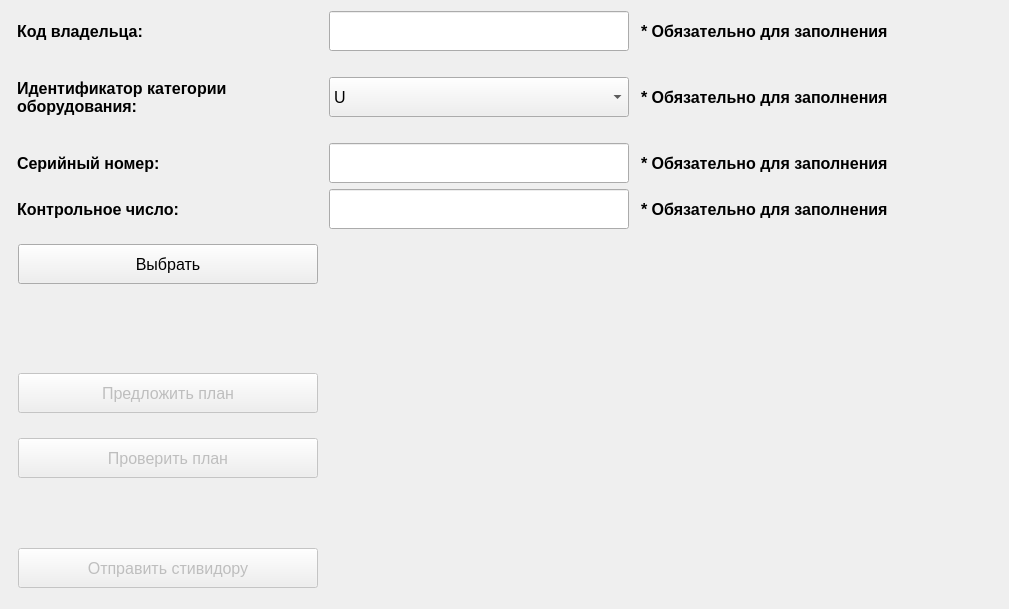
      <widget class="QWidget" name="scrollAreaWidgetContents">
       <property name="geometry">
        <rect>
         <x>0</x>
         <y>0</y>
         <width>1009</width>
         <height>609</height>
        </rect>
       </property>
       <layout class="QVBoxLayout" name="verticalLayout">
        <item>
         <layout class="QHBoxLayout" name="horizontalLayout_226">
          <item>
           <widget class="QLabel" name="code_work_label">
            <property name="sizePolicy">
             <sizepolicy hsizetype="Fixed" vsizetype="Fixed">
              <horstretch>0</horstretch>
              <verstretch>0</verstretch>
             </sizepolicy>
            </property>
            <property name="minimumSize">
             <size>
              <width>300</width>
              <height>40</height>
             </size>
            </property>
            <property name="font">
             <font>
              <pointsize>12</pointsize>
              <bold>true</bold>
             </font>
            </property>
            <property name="text">
             <string>Код владельца:</string>
            </property>
           </widget>
          </item>
          <item>
           <widget class="QLineEdit" name="code_work_edit">
            <property name="sizePolicy">
             <sizepolicy hsizetype="Fixed" vsizetype="Fixed">
              <horstretch>0</horstretch>
              <verstretch>0</verstretch>
             </sizepolicy>
            </property>
            <property name="minimumSize">
             <size>
              <width>300</width>
              <height>40</height>
             </size>
            </property>
            <property name="maximumSize">
             <size>
              <width>300</width>
              <height>16777215</height>
             </size>
            </property>
            <property name="font">
             <font>
              <pointsize>12</pointsize>
             </font>
            </property>
           </widget>
          </item>
          <item>
           <widget class="QLabel" name="code_work_note_label">
            <property name="sizePolicy">
             <sizepolicy hsizetype="Fixed" vsizetype="Fixed">
              <horstretch>0</horstretch>
              <verstretch>0</verstretch>
             </sizepolicy>
            </property>
            <property name="minimumSize">
             <size>
              <width>350</width>
              <height>40</height>
             </size>
            </property>
            <property name="font">
             <font>
              <pointsize>12</pointsize>
              <bold>true</bold>
             </font>
            </property>
            <property name="text">
             <string>* Обязательно для заполнения</string>
            </property>
           </widget>
          </item>
         </layout>
        </item>
        <item>
         <layout class="QHBoxLayout" name="horizontalLayout_241">
          <item>
           <widget class="QLabel" name="rig_work_label">
            <property name="sizePolicy">
             <sizepolicy hsizetype="Fixed" vsizetype="Fixed">
              <horstretch>0</horstretch>
              <verstretch>0</verstretch>
             </sizepolicy>
            </property>
            <property name="minimumSize">
             <size>
              <width>300</width>
              <height>80</height>
             </size>
            </property>
            <property name="font">
             <font>
              <pointsize>12</pointsize>
              <bold>true</bold>
             </font>
            </property>
            <property name="text">
             <string>Идентификатор категории
оборудования:</string>
            </property>
           </widget>
          </item>
          <item>
           <widget class="QComboBox" name="rig_work_box">
            <property name="minimumSize">
             <size>
              <width>300</width>
              <height>40</height>
             </size>
            </property>
            <property name="maximumSize">
             <size>
              <width>300</width>
              <height>40</height>
             </size>
            </property>
            <property name="font">
             <font>
              <pointsize>12</pointsize>
             </font>
            </property>
            <item>
             <property name="text">
              <string>U</string>
             </property>
            </item>
            <item>
             <property name="text">
              <string>Z</string>
             </property>
            </item>
            <item>
             <property name="text">
              <string>R</string>
             </property>
            </item>
            <item>
             <property name="text">
              <string>J</string>
             </property>
            </item>
           </widget>
          </item>
          <item>
           <widget class="QLabel" name="rig_work_note_label">
            <property name="sizePolicy">
             <sizepolicy hsizetype="Fixed" vsizetype="Fixed">
              <horstretch>0</horstretch>
              <verstretch>0</verstretch>
             </sizepolicy>
            </property>
            <property name="minimumSize">
             <size>
              <width>350</width>
              <height>40</height>
             </size>
            </property>
            <property name="font">
             <font>
              <pointsize>12</pointsize>
              <bold>true</bold>
             </font>
            </property>
            <property name="text">
             <string>* Обязательно для заполнения</string>
            </property>
           </widget>
          </item>
         </layout>
        </item>
        <item>
         <layout class="QHBoxLayout" name="horizontalLayout_225">
          <item>
           <widget class="QLabel" name="item_work_label">
            <property name="sizePolicy">
             <sizepolicy hsizetype="Fixed" vsizetype="Fixed">
              <horstretch>0</horstretch>
              <verstretch>0</verstretch>
             </sizepolicy>
            </property>
            <property name="minimumSize">
             <size>
              <width>300</width>
              <height>40</height>
             </size>
            </property>
            <property name="font">
             <font>
              <pointsize>12</pointsize>
              <bold>true</bold>
             </font>
            </property>
            <property name="text">
             <string>Серийный номер:</string>
            </property>
           </widget>
          </item>
          <item>
           <widget class="QLineEdit" name="item_work_edit">
            <property name="sizePolicy">
             <sizepolicy hsizetype="Fixed" vsizetype="Fixed">
              <horstretch>0</horstretch>
              <verstretch>0</verstretch>
             </sizepolicy>
            </property>
            <property name="minimumSize">
             <size>
              <width>300</width>
              <height>40</height>
             </size>
            </property>
            <property name="maximumSize">
             <size>
              <width>300</width>
              <height>16777215</height>
             </size>
            </property>
            <property name="font">
             <font>
              <pointsize>12</pointsize>
             </font>
            </property>
           </widget>
          </item>
          <item>
           <widget class="QLabel" name="item_work_note_label">
            <property name="sizePolicy">
             <sizepolicy hsizetype="Fixed" vsizetype="Fixed">
              <horstretch>0</horstretch>
              <verstretch>0</verstretch>
             </sizepolicy>
            </property>
            <property name="minimumSize">
             <size>
              <width>350</width>
              <height>40</height>
             </size>
            </property>
            <property name="font">
             <font>
              <pointsize>12</pointsize>
              <bold>true</bold>
             </font>
            </property>
            <property name="text">
             <string>* Обязательно для заполнения</string>
            </property>
           </widget>
          </item>
         </layout>
        </item>
        <item>
         <layout class="QHBoxLayout" name="horizontalLayout_240">
          <item>
           <widget class="QLabel" name="number_work_label">
            <property name="sizePolicy">
             <sizepolicy hsizetype="Fixed" vsizetype="Fixed">
              <horstretch>0</horstretch>
              <verstretch>0</verstretch>
             </sizepolicy>
            </property>
            <property name="minimumSize">
             <size>
              <width>300</width>
              <height>40</height>
             </size>
            </property>
            <property name="font">
             <font>
              <pointsize>12</pointsize>
              <bold>true</bold>
             </font>
            </property>
            <property name="text">
             <string>Контрольное число:</string>
            </property>
           </widget>
          </item>
          <item>
           <widget class="QLineEdit" name="number_work_edit">
            <property name="sizePolicy">
             <sizepolicy hsizetype="Fixed" vsizetype="Fixed">
              <horstretch>0</horstretch>
              <verstretch>0</verstretch>
             </sizepolicy>
            </property>
            <property name="minimumSize">
             <size>
              <width>300</width>
              <height>40</height>
             </size>
            </property>
            <property name="maximumSize">
             <size>
              <width>300</width>
              <height>16777215</height>
             </size>
            </property>
            <property name="font">
             <font>
              <pointsize>12</pointsize>
             </font>
            </property>
           </widget>
          </item>
          <item>
           <widget class="QLabel" name="number_work_note_label">
            <property name="sizePolicy">
             <sizepolicy hsizetype="Fixed" vsizetype="Fixed">
              <horstretch>0</horstretch>
              <verstretch>0</verstretch>
             </sizepolicy>
            </property>
            <property name="minimumSize">
             <size>
              <width>350</width>
              <height>40</height>
             </size>
            </property>
            <property name="font">
             <font>
              <pointsize>12</pointsize>
              <bold>true</bold>
             </font>
            </property>
            <property name="text">
             <string>* Обязательно для заполнения</string>
            </property>
           </widget>
          </item>
         </layout>
        </item>
        <item>
         <layout class="QHBoxLayout" name="horizontalLayout_242">
          <item>
           <widget class="QPushButton" name="case_choose_work_button">
            <property name="enabled">
             <bool>true</bool>
            </property>
            <property name="minimumSize">
             <size>
              <width>300</width>
              <height>40</height>
             </size>
            </property>
            <property name="maximumSize">
             <size>
              <width>300</width>
              <height>16777215</height>
             </size>
            </property>
            <property name="font">
             <font>
              <pointsize>12</pointsize>
             </font>
            </property>
            <property name="text">
             <string>Выбрать</string>
            </property>
           </widget>
          </item>
          <item>
           <widget class="QLabel" name="case_choose_work_label">
            <property name="minimumSize">
             <size>
              <width>660</width>
              <height>40</height>
             </size>
            </property>
            <property name="maximumSize">
             <size>
              <width>650</width>
              <height>16777215</height>
             </size>
            </property>
            <property name="font">
             <font>
              <pointsize>12</pointsize>
              <bold>true</bold>
             </font>
            </property>
            <property name="text">
             <string/>
            </property>
           </widget>
          </item>
         </layout>
        </item>
        <item>
         <widget class="QLabel" name="space_1_label">
          <property name="minimumSize">
           <size>
            <width>300</width>
            <height>40</height>
           </size>
          </property>
          <property name="font">
           <font>
            <pointsize>12</pointsize>
           </font>
          </property>
          <property name="text">
           <string/>
          </property>
         </widget>
        </item>
        <item>
         <layout class="QHBoxLayout" name="horizontalLayout_243">
          <item>
           <widget class="QPushButton" name="plan_suggest_work_button">
            <property name="enabled">
             <bool>false</bool>
            </property>
            <property name="minimumSize">
             <size>
              <width>300</width>
              <height>40</height>
             </size>
            </property>
            <property name="maximumSize">
             <size>
              <width>300</width>
              <height>16777215</height>
             </size>
            </property>
            <property name="font">
             <font>
              <pointsize>12</pointsize>
             </font>
            </property>
            <property name="text">
             <string>Предложить план</string>
            </property>
           </widget>
          </item>
          <item>
           <widget class="QLabel" name="plan_suggest_work_label">
            <property name="minimumSize">
             <size>
              <width>660</width>
              <height>40</height>
             </size>
            </property>
            <property name="maximumSize">
             <size>
              <width>650</width>
              <height>16777215</height>
             </size>
            </property>
            <property name="font">
             <font>
              <pointsize>12</pointsize>
              <bold>true</bold>
             </font>
            </property>
            <property name="text">
             <string/>
            </property>
           </widget>
          </item>
         </layout>
        </item>
        <item>
         <layout class="QHBoxLayout" name="horizontalLayout_244">
          <item>
           <widget class="QPushButton" name="plan_check_work_button">
            <property name="enabled">
             <bool>false</bool>
            </property>
            <property name="minimumSize">
             <size>
              <width>300</width>
              <height>40</height>
             </size>
            </property>
            <property name="maximumSize">
             <size>
              <width>300</width>
              <height>16777215</height>
             </size>
            </property>
            <property name="font">
             <font>
              <pointsize>12</pointsize>
             </font>
            </property>
            <property name="text">
             <string>Проверить план</string>
            </property>
           </widget>
          </item>
          <item>
           <widget class="QLabel" name="plan_check_work_label">
            <property name="minimumSize">
             <size>
              <width>660</width>
              <height>40</height>
             </size>
            </property>
            <property name="maximumSize">
             <size>
              <width>650</width>
              <height>16777215</height>
             </size>
            </property>
            <property name="font">
             <font>
              <pointsize>12</pointsize>
              <bold>true</bold>
             </font>
            </property>
            <property name="text">
             <string/>
            </property>
           </widget>
          </item>
         </layout>
        </item>
        <item>
         <widget class="QLabel" name="space_2_label">
          <property name="minimumSize">
           <size>
            <width>300</width>
            <height>40</height>
           </size>
          </property>
          <property name="maximumSize">
           <size>
            <width>16777215</width>
            <height>40</height>
           </size>
          </property>
          <property name="font">
           <font>
            <pointsize>12</pointsize>
           </font>
          </property>
          <property name="text">
           <string/>
          </property>
         </widget>
        </item>
        <item>
         <layout class="QHBoxLayout" name="horizontalLayout_245">
          <item>
           <widget class="QPushButton" name="reception_work_button">
            <property name="enabled">
             <bool>false</bool>
            </property>
            <property name="minimumSize">
             <size>
              <width>300</width>
              <height>40</height>
             </size>
            </property>
            <property name="maximumSize">
             <size>
              <width>300</width>
              <height>16777215</height>
             </size>
            </property>
            <property name="font">
             <font>
              <pointsize>12</pointsize>
             </font>
            </property>
            <property name="text">
             <string>Отправить стивидору</string>
            </property>
           </widget>
          </item>
          <item>
           <widget class="QLabel" name="reception_work_label">
            <property name="minimumSize">
             <size>
              <width>660</width>
              <height>40</height>
             </size>
            </property>
            <property name="maximumSize">
             <size>
              <width>650</width>
              <height>16777215</height>
             </size>
            </property>
            <property name="font">
             <font>
              <pointsize>12</pointsize>
              <bold>true</bold>
             </font>
            </property>
            <property name="text">
             <string/>
            </property>
           </widget>
          </item>
         </layout>
        </item>
       </layout>
      </widget>
